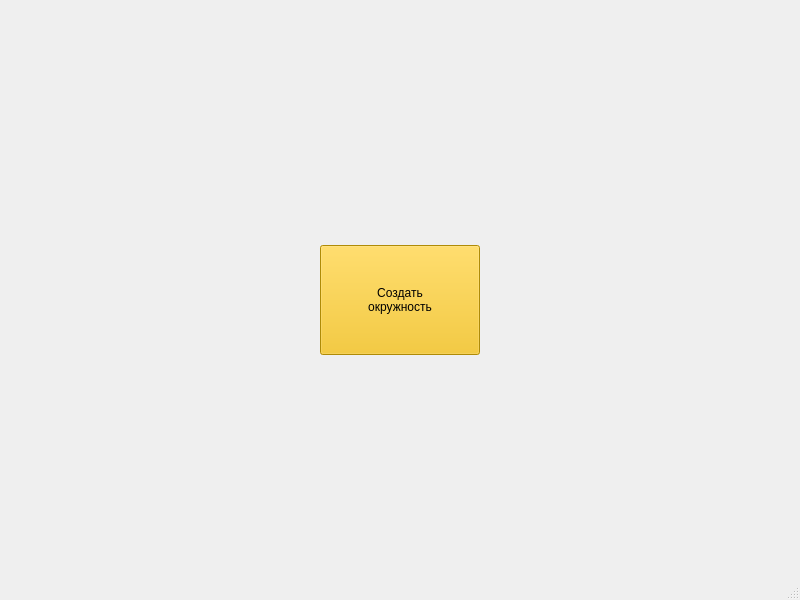
<?xml version="1.0" encoding="UTF-8"?>
<ui version="4.0">
 <class>MainWindow</class>
 <widget class="QMainWindow" name="MainWindow">
  <property name="geometry">
   <rect>
    <x>0</x>
    <y>0</y>
    <width>800</width>
    <height>600</height>
   </rect>
  </property>
  <property name="minimumSize">
   <size>
    <width>800</width>
    <height>600</height>
   </size>
  </property>
  <property name="maximumSize">
   <size>
    <width>800</width>
    <height>600</height>
   </size>
  </property>
  <property name="windowTitle">
   <string>Git и желтые окружности</string>
  </property>
  <property name="styleSheet">
   <string notr="true"/>
  </property>
  <widget class="QWidget" name="centralwidget">
   <widget class="QPushButton" name="pushButton">
    <property name="geometry">
     <rect>
      <x>320</x>
      <y>245</y>
      <width>160</width>
      <height>110</height>
     </rect>
    </property>
    <property name="styleSheet">
     <string notr="true">font: 16pt &quot;Segoe Print&quot;;
background-color: rgb(245, 194, 10);</string>
    </property>
    <property name="text">
     <string>Создать
окружность</string>
    </property>
   </widget>
  </widget>
  <widget class="QMenuBar" name="menubar">
   <property name="geometry">
    <rect>
     <x>0</x>
     <y>0</y>
     <width>800</width>
     <height>21</height>
    </rect>
   </property>
  </widget>
  <widget class="QStatusBar" name="statusbar"/>
 </widget>
 <resources/>
 <connections/>
</ui>
